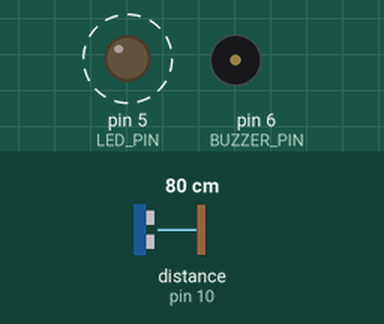
This sketch was run on a simulated Arduino Uno, built with avr-gcc and run on an emulated ATmega328P. Shown: output pins drawn as LEDs (lit = HIGH), buzzer (waves = sounding). Wiring (inferred from the names in the program): ultrasonic range finder: trigger pin 9; echo pin 10. Dashed ring = blinking. The inputs (shaded band) are chosen by the test bench; at power-on: distance to the obstacle (sensor on pin 10) 80 cm. The echo pulse lasts 58.3 µs per cm; pins used as bus, display or sensor lines are not drawn; what the sketch prints to the serial monitor is not drawn.

Above: at 0.15 s.
Timing chart, 0 to 3.0 s (numbered marks = the images above):
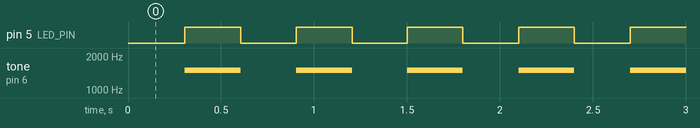

The sketch:

ultrasonic_bridge.ino
```cpp
// Mini ADAS - Arduino side
// Reads an HC-SR04 ultrasonic sensor and streams distance to the Pi over USB serial.
// Receives the fused warning level from ROS2 and drives an LED + buzzer.
//
// Protocol (115200 baud, newline-terminated ASCII):
//   Arduino -> Pi : D:<distance_cm>   (-1 if no echo)
//   Pi -> Arduino : W:<0|1|2>         0 = SAFE, 1 = CAUTION, 2 = BRAKE
//
// Wiring: HC-SR04 VCC->5V, GND->GND, Trig->D9, Echo->D10
//         LED (220 ohm) -> D5, buzzer -> D6
// The HC-SR04 echo is a 5 V signal, so it lives on the Arduino, not the Pi's 3.3 V GPIO.

const uint8_t TRIG_PIN = 9;
const uint8_t ECHO_PIN = 10;
const uint8_t LED_PIN = 5;
const uint8_t BUZZER_PIN = 6;

const unsigned long SAMPLE_MS = 50;        // 20 Hz
const unsigned long ECHO_TIMEOUT_US = 25000; // ~4.3 m max
const unsigned long LINK_TIMEOUT_MS = 1000; // no command from Pi -> fail-safe CAUTION

uint8_t level = 1;  // start in CAUTION until ROS2 says otherwise
unsigned long lastSample = 0;
unsigned long lastCmd = 0;
char buf[16];
uint8_t bufLen = 0;

float readDistanceCm() {
  digitalWrite(TRIG_PIN, LOW);
  delayMicroseconds(2);
  digitalWrite(TRIG_PIN, HIGH);
  delayMicroseconds(10);
  digitalWrite(TRIG_PIN, LOW);
  unsigned long us = pulseIn(ECHO_PIN, HIGH, ECHO_TIMEOUT_US);
  if (us == 0) return -1.0;
  return us * 0.0343 / 2.0;  // speed of sound ~343 m/s, round trip
}

void readCommands() {
  while (Serial.available()) {
    char c = Serial.read();
    if (c == '\n') {
      buf[bufLen] = '\0';
      if (bufLen >= 3 && buf[0] == 'W' && buf[1] == ':') {
        int v = buf[2] - '0';
        if (v >= 0 && v <= 2) {
          level = v;
          lastCmd = millis();
        }
      }
      bufLen = 0;
    } else if (bufLen < sizeof(buf) - 1) {
      buf[bufLen++] = c;
    }
  }
}

void driveOutputs(unsigned long now) {
  uint8_t effective = (now - lastCmd > LINK_TIMEOUT_MS) ? 1 : level;
  switch (effective) {
    case 0:  // SAFE: off
      digitalWrite(LED_PIN, LOW);
      noTone(BUZZER_PIN);
      break;
    case 1: {  // CAUTION: slow blink, short beeps
      bool on = (now / 300) % 2;
      digitalWrite(LED_PIN, on);
      if (on) tone(BUZZER_PIN, 1500); else noTone(BUZZER_PIN);
      break;
    }
    case 2:  // BRAKE: solid LED, continuous tone
      digitalWrite(LED_PIN, HIGH);
      tone(BUZZER_PIN, 2500);
      break;
  }
}

void setup() {
  pinMode(TRIG_PIN, OUTPUT);
  pinMode(ECHO_PIN, INPUT);
  pinMode(LED_PIN, OUTPUT);
  pinMode(BUZZER_PIN, OUTPUT);
  Serial.begin(115200);
}

void loop() {
  unsigned long now = millis();
  readCommands();
  if (now - lastSample >= SAMPLE_MS) {
    lastSample = now;
    float cm = readDistanceCm();
    Serial.print("D:");
    Serial.println(cm, 1);
  }
  driveOutputs(now);
}
```

Measured:
- by itself, pin 5 (LED_PIN): alternates HIGH for 0.30 s and LOW for 0.30 s
- by itself, tone on pin 6 (BUZZER_PIN): alternates 1500 Hz for 0.30 s and silent for 0.30 s
